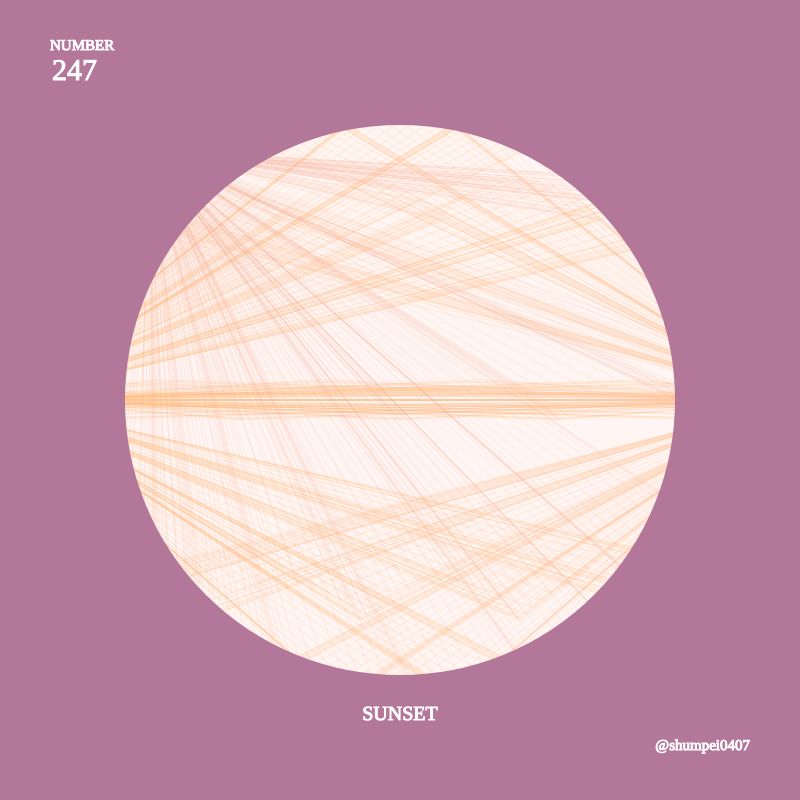
Frame 1 (no input)
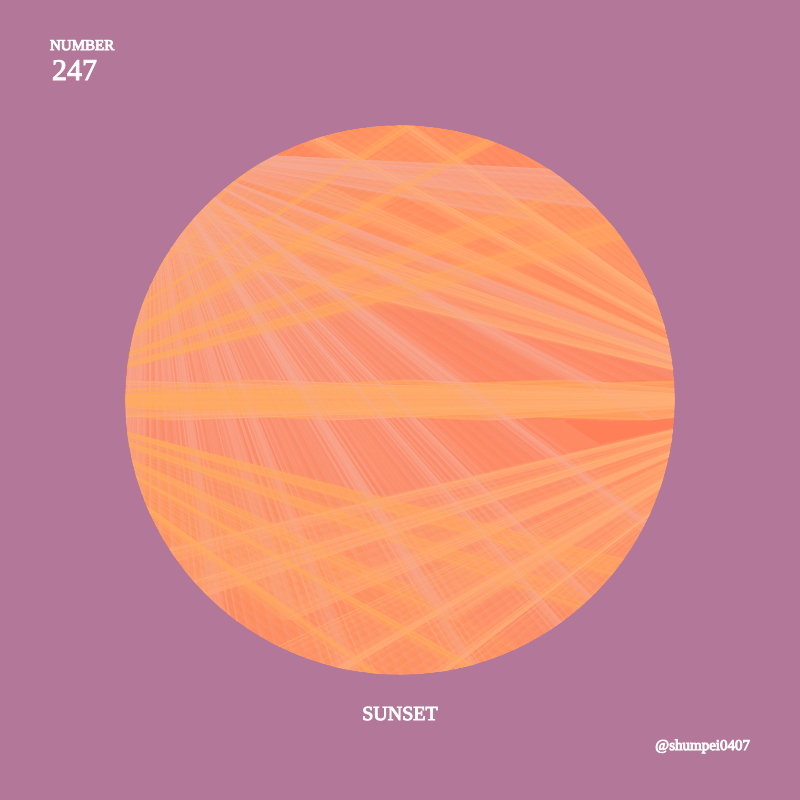
Frame 60 (no input)
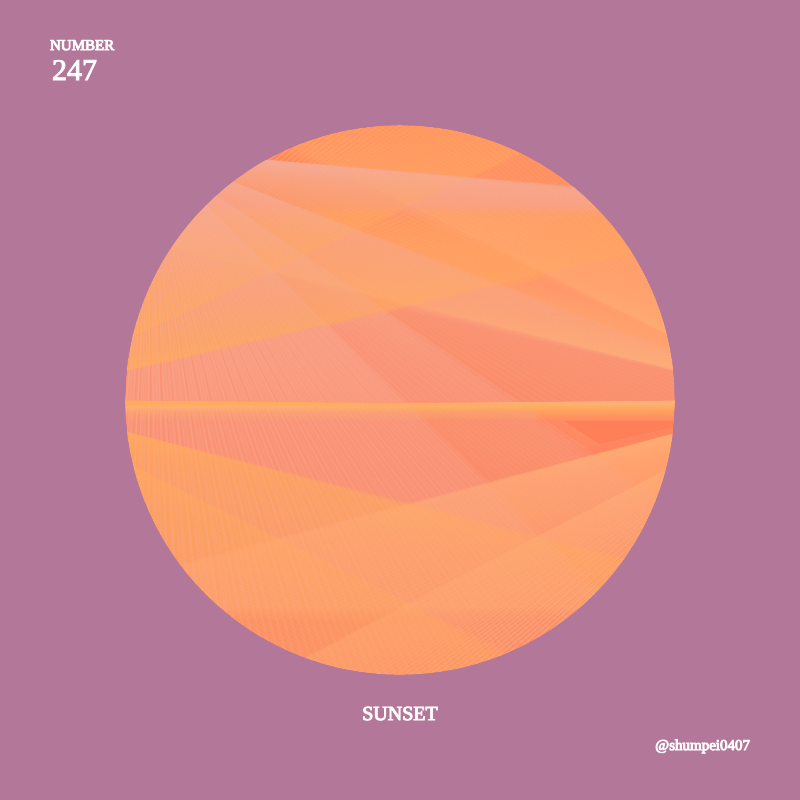
Frame 120 (the mouse pressed at the canvas centre since frame 60)

The p5.js sketch that drew these frames (run headless with seeded random() and noise() and a simulated clock; from frame 60 on, the mouse is pressed at the canvas centre):

// p5.js sketch
// ── sketch.js
let t = 0; 

function setup() {
  createCanvas(800, 800);
  noStroke();
  fill(186, 221, 214,1);
  frameRate(50);
}

function draw() {
//  blendMode(DIFFERENCE);
  background(255, 123, 95,20); 

  for (let x = 0; x <= width; x = x + 10) {
    for (let y = 0; y <= height; y = y + 200) {

      const xAngle = map(mouseX, 0, width, -10 * PI, 10 * PI, true);
      const yAngle = map(mouseY, 0, height, -10 * PI, 10 * PI, true);

      const angle = xAngle * (x / width) + yAngle * (y / height);

      const myX = x + 20 * sin(2 * PI * t + angle);
      const myY = y + 20 * cos(2 * PI * t + angle);

      noFill();
      strokeWeight(1);
      stroke(244, 171, 155,50);
//      rotate(angle);
//      rect(myX, myY, random(500),random(500)); 
//      rect(myX, myY, 100,100); 
      line(150,150,myX, myY); 
      stroke(255, 180, 123,50);
      line(width,height/2,myX, myY); 
      stroke(254, 172, 97,50);
      line(0,height/2,myX, myY); 
    }
  }

  t = t + 0.01;
    
  noFill();
  stroke(178, 119, 153);
  strokeWeight(300);
  ellipse(400,400,850,850);
    
  textFont('Oswald');
  fill(255);
  strokeWeight(1);
  stroke(255);
  textAlign(LEFT);
  textSize(15);
  text('NUMBER', 50, 50);
  textSize(30);
  text('247', 52, 80);
  textSize(15);
  textAlign(RIGHT);
  text('@shumpei0407', width - 50, height - 50); 
  textAlign(CENTER);
  textSize(20);
  text('SUNSET', width/2, 720);

}
